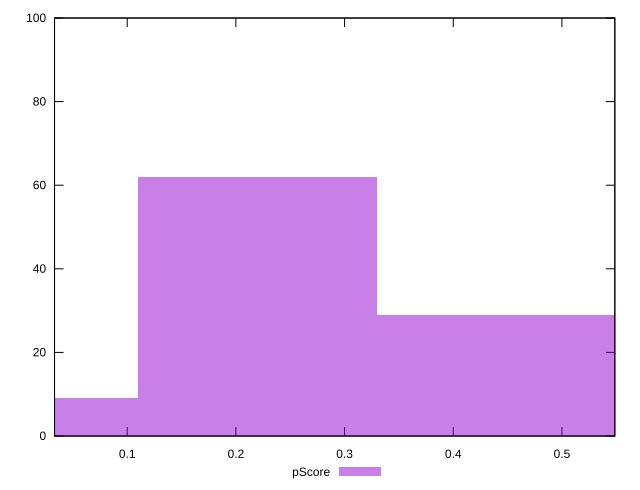

Recreate this plot in gnuplot.
reset

$pScore <<EOF
0 9
0.21972367490421402 62
0.43944734980842803 29
EOF

set key outside below
set boxwidth 0.21972367490421402
set xrange [0.03309957001757541:0.5486798785132789]
set yrange [0:100]
set trange [0:100]
set style fill transparent solid 0.5 noborder
set terminal svg size 640, 490 enhanced background rgb 'white'
set output "report_00009_2021-02-08T22-37-41.559Z/estimated-input-latency/samples/pages/pScore/histogram.svg"

plot $pScore title "pScore" with boxes

reset
